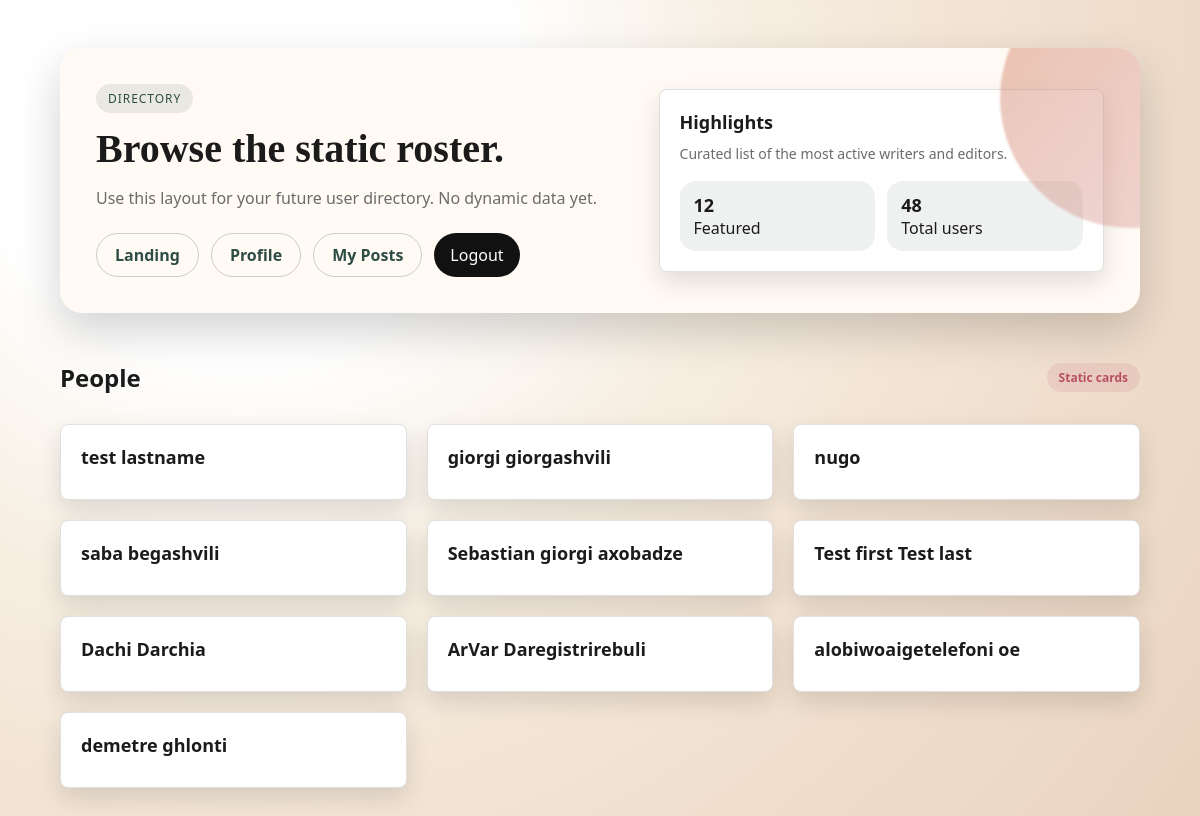
Screenshot of /api/user_data/list (signed in) with the database file from the repository.
### main/models/user.py (models this page shows, shortened)
class User(db.Model, UserMixin):
    id: Mapped[int] = mapped_column(primary_key=True)
    first_name: Mapped[str | None]
    last_name: Mapped[str | None]
    email: Mapped[str | None]
    password: Mapped[str | None]
    age: Mapped[int]
    posts: Mapped[list["Posts"]] = relationship(
        back_populates="user",
        cascade="all, delete-orphan",
        passive_deletes=True
    )
    profile: Mapped["Profile"] = relationship(
        back_populates="user",
        uselist=False
    )
    @property
    def username(self) -> str:
        return f"{self.first_name} {self.last_name}"

### main/routes/users/template_views.py (the view, shortened to what this page needs)
@user_bp.route('/list', methods=["GET"])
@login_required
def user_list():
    q = request.args.get('q', None)
    if not q:
        users = db.session.execute(db.select(User).limit(10)).scalars()
    return render_template("/user/users.html", users=users)

### main/routes/users/template_views.py (called while the page is built)
@login_manager.user_loader
def load_user(user_id):
    return User.query.get(int(user_id))

### templates/user/users.html (shortened to what this page needs)
<!DOCTYPE html>
<html lang="en">
<head>
    <link rel="stylesheet" href="/static/style.css">
</head>
<body>
<main class="page">
    <div class="shell">
        <section class="hero">
            <div>
                <span class="pill">Directory</span>
                <h1>Browse the static roster.</h1>
                <p>Use this layout for your future user directory. No dynamic data yet.</p>
                <div class="nav">
                    <a href="/">Landing</a>
                    <a href="/profile">Profile</a>
                    <a href="/my-posts">My Posts</a>
                    <form action="{{ url_for('users.logout') }}" method="post" class="logout-form">
                        <button type="submit">Logout</button>
                    </form>
                </div>
            </div>
            <div class="card">
                <h3>Highlights</h3>
                <p>Curated list of the most active writers and editors.</p>
                <div class="stats">
                    <div class="stat">
                        <span>12</span>
                        Featured
                    </div>
                    <div class="stat">
                        <span>48</span>
                        Total users
                    </div>
                </div>
            </div>
        </section>
        <div class="section-title">
            <h2>People</h2>
            <span class="tag">Static cards</span>
        </div>
        <section class="card-grid">
            {% for user in users %}
            <article class="card">
                <h3>{{ user.username }}</h3>
            </article>
            {% endfor %}
        </section>
    </div>
</main>
</body>
</html>

### static/style.css (style rules this page uses)
:root { --ink: #1b1b1b; --muted: #6b6b6b; --cream: #f6f1e8; --peach: #f2c4a8; --clay: #d89073; --berry: #b84f64; --pine: #2e4d44; --paper: #fffaf4; --shadow: 0 18px 45px rgba(0, 0, 0, 0.18); --shadow-soft: 0 10px 25px rgba(0, 0, 0, 0.12); --radius-lg: 22px; --radius-md: 14px; }
* { box-sizing: border-box; }
body { margin: 0; font-family: "Space Grotesk", "Segoe UI", sans-serif; color: var(--ink); background: radial-gradient(circle at 20% 10%, #fff 0, #fff 22%, #f7efe3 40%, #f1e1d0 65%, #e8d2be 100%); min-height: 100vh; }
.page { padding: 48px 24px 80px; }
.shell { max-width: 1080px; margin: 0 auto; }
.hero { display: grid; grid-template-columns: minmax(0, 1.2fr) minmax(0, 1fr); gap: 28px; align-items: center; padding: 36px; background: var(--paper); border-radius: var(--radius-lg); box-shadow: var(--shadow); position: relative; overflow: hidden; }
.hero::after { content: ""; position: absolute; right: -120px; top: -80px; width: 260px; height: 260px; border-radius: 50%; background: linear-gradient(130deg, rgba(216, 144, 115, 0.55), rgba(184, 79, 100, 0.2)); filter: blur(1px); }
.hero h1 { font-family: "DM Serif Display", "Georgia", serif; font-size: 40px; line-height: 1.1; margin: 0 0 16px; }
.hero p { margin: 0 0 24px; color: var(--muted); font-size: 16px; }
.pill { display: inline-flex; align-items: center; gap: 8px; padding: 6px 12px; border-radius: 999px; background: rgba(46, 77, 68, 0.1); color: var(--pine); font-size: 12px; letter-spacing: 0.08em; text-transform: uppercase; margin-bottom: 14px; }
.nav { display: flex; flex-wrap: wrap; gap: 12px; margin: 24px 0 0; }
.nav a { text-decoration: none; padding: 10px 18px; border-radius: 999px; border: 1px solid rgba(46, 77, 68, 0.25); color: var(--pine); font-weight: 600; transition: transform 0.2s ease, box-shadow 0.2s ease; }
.card-grid { display: grid; grid-template-columns: repeat(auto-fit, minmax(240px, 1fr)); gap: 18px; margin-top: 30px; }
.card { background: var(--paper); border-radius: var(--radius-md); padding: 20px; box-shadow: var(--shadow-soft); }
.card h3 { margin: 0 0 10px; font-size: 18px; }
.card p { margin: 0; color: var(--muted); font-size: 14px; }
.section-title { display: flex; align-items: center; justify-content: space-between; margin: 48px 0 18px; }
.section-title h2 { margin: 0; font-size: 24px; }
.stats { display: grid; grid-template-columns: repeat(auto-fit, minmax(120px, 1fr)); gap: 12px; margin-top: 18px; }
.stat { background: rgba(46, 77, 68, 0.08); border-radius: 16px; padding: 12px 14px; }
.stat span { display: block; font-size: 18px; font-weight: 700; }
.tag { display: inline-flex; padding: 6px 12px; border-radius: 999px; background: rgba(184, 79, 100, 0.12); color: var(--berry); font-weight: 600; font-size: 12px; }
.logout-form { display: inline; }
.logout-form button { border: none; background: #111; color: white; padding: 0.7rem 1rem; border-radius: 999px; cursor: pointer; font: inherit; }
.card-grid { display: grid; grid-template-columns: repeat(auto-fill, minmax(280px, 1fr)); gap: 20px; }
.card { background-color: #ffffff; border: 1px solid #e0e0e0; border-radius: 8px; overflow: hidden; transition: transform 0.2s ease, box-shadow 0.2s ease; }

### rows the page displays
User: username "test lastname"
User: username "giorgi giorgashvili"
User: username "nugo"
User: username "saba begashvili"
User: username "Sebastian giorgi axobadze"
User: username "Test first Test last"
User: username "Dachi Darchia"
User: username "ArVar Daregistrirebuli"
User: username "alobiwoaigetelefoni oe"
User: username "demetre ghlonti"
